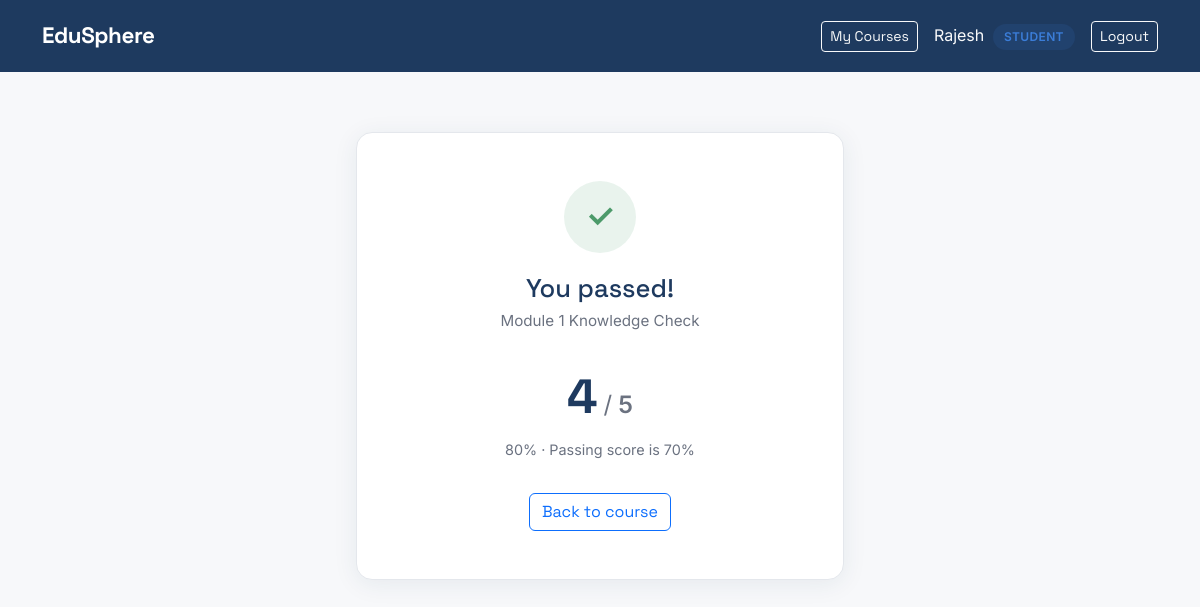
Screenshot of /quizzes/attempt/1/result/ (signed in) with the database file from the repository.
### accounts/models.py (models this page shows, shortened)
class CustomUser(AbstractUser):
    class Role(models.TextChoices):
        STUDENT = "student", "Student"
        INSTRUCTOR = "instructor", "Instructor"
        ADMIN = "admin", "Admin"
    username = None
    email = models.EmailField(unique=True)
    role = models.CharField(max_length=20, choices=Role.choices, default=Role.STUDENT)
    profile_picture = models.ImageField(upload_to="profile_pics/", blank=True, null=True)
    bio = models.TextField(blank=True)
    created_at = models.DateTimeField(auto_now_add=True)
    USERNAME_FIELD = "email"
    REQUIRED_FIELDS = []
    objects = CustomUserManager()

### quizzes/models.py (models this page shows, shortened)
class QuizAttempt(models.Model):
    student = models.ForeignKey(
        settings.AUTH_USER_MODEL,
        on_delete=models.CASCADE,
        related_name='quiz_attempts'
    )
    quiz = models.ForeignKey(
        Quiz,
        on_delete=models.CASCADE,
        related_name='attempts'
    )
    score = models.PositiveIntegerField(default=0)
    total_questions = models.PositiveIntegerField(default=0)
    passed = models.BooleanField(default=False)
    attempted_at = models.DateTimeField(auto_now_add=True)
    class Meta:
        ordering = ['-attempted_at']
    def score_percentage(self):
        if self.total_questions == 0:
            return 0
        return round((self.score / self.total_questions) * 100)

class Quiz(models.Model):
    module = models.OneToOneField(
        Module,
        on_delete=models.CASCADE,
        related_name='quiz'
    )
    title = models.CharField(max_length=200)
    instructions = models.TextField(blank=True)
    passing_score = models.PositiveIntegerField(
        default=70,
        help_text="Minimum percentage required to pass"
    )
    created_at = models.DateTimeField(auto_now_add=True)
    class Meta:
        ordering = ['module']

### quizzes/views.py (the view)
# urls.py: path('attempt/<int:attempt_id>/result/', views.quiz_result_view, name='quiz_result'),
@login_required
def quiz_result_view(request, attempt_id):
    attempt = get_object_or_404(
        QuizAttempt,
        id=attempt_id,
        student=request.user  # queryset-filtered: a student can only ever fetch their own attempt
    )
    context = {'attempt': attempt}
    return render(request, 'quizzes/quiz_result.html', context)

### quizzes/templates/quizzes/quiz_result.html (shortened to what this page needs)
{% extends 'base.html' %}
{% load static %}
{% block content %}
<div class="quiz-result-page">
    <div class="container">
        <div class="quiz-result-card {% if attempt.passed %}passed{% else %}failed{% endif %}">
            <div class="quiz-result-icon">
                {% if attempt.passed %}✓{% else %}✕{% endif %}
            </div>
            <h1>{% if attempt.passed %}You passed!{% else %}Not quite there{% endif %}</h1>
            <p class="quiz-result-quiz-title">{{ attempt.quiz.title }}</p>
            <div class="quiz-result-score">
                <span class="quiz-result-score-number">{{ attempt.score }}</span>
                <span class="quiz-result-score-divider">/</span>
                <span class="quiz-result-score-total">{{ attempt.total_questions }}</span>
            </div>
            <p class="quiz-result-percentage">{{ attempt.score_percentage }}% · Passing score is {{ attempt.quiz.passing_score }}%</p>
            <div class="quiz-result-actions">
                <a href="{% url 'courses:course_detail' slug=attempt.quiz.module.course.slug %}" class="btn btn-outline-primary">
                    Back to course
                </a>
            </div>
        </div>
    </div>
</div>
{% endblock %}

### templates/base.html (shortened to what this page needs)
{% load static %}
<!DOCTYPE html>
<html lang="en">
<head>
    <link href="https://cdn.jsdelivr.net/npm/bootstrap@5.3.3/dist/css/bootstrap.min.css" rel="stylesheet">
    <link href="{% static 'css/custom.css' %}" rel="stylesheet">
</head>
<body>
    <nav class="navbar navbar-expand-lg navbar-dark">
        <div class="container">
            <a class="navbar-brand" href="{% url 'home' %}">EduSphere</a>
            <div class="ms-auto d-flex align-items-center">
                {% if user.is_authenticated %}
                {% if user.role == 'student' %}
                <a href="{% url 'enrollments:my_courses' %}" class="btn btn-outline-light btn-sm me-3">My Courses</a>
                {% endif %}
                <span class="text-light me-3">
                    {{ user.first_name }}
                    <span class="role-badge {{ user.role }} ms-1">{{ user.role }}</span>
                </span>
                <a href="{% url 'accounts:logout' %}" class="btn btn-outline-light btn-sm">Logout</a>
                {% else %}
                <a href="{% url 'accounts:login' %}" class="btn btn-outline-light btn-sm me-2">Login</a>
                <a href="{% url 'accounts:register_choice' %}" class="btn btn-accent btn-sm">Sign Up</a>
                {% endif %}
            </div>
        </div>
    </nav>
    {% block content %}
    {% endblock %}
</body>
</html>

### static/css/custom.css (style rules this page uses)
:root { --ink: #1E3A5F; --ink-dark: #16293F; --amber: #E8A33D; --amber-dark: #CC8A28; --bg: #F7F8FA; --surface: #FFFFFF; --text: #1A1D23; --text-muted: #5B6470; --border: #E4E7EC; --student: #3B7DD8; --instructor: #C6702B; --radius: 10px; }
body { background-color: var(--bg); color: var(--text); font-family: 'Inter', sans-serif; }
h1, h2, h3, h4, .navbar-brand, .btn { font-family: 'Space Grotesk', sans-serif; }
.navbar { background-color: var(--ink) !important; padding: 0.9rem 0; }
.navbar-brand { font-weight: 700; font-size: 1.4rem; letter-spacing: -0.02em; }
.role-badge { display: inline-block; font-size: 0.75rem; font-weight: 600; padding: 0.25rem 0.7rem; border-radius: 20px; text-transform: uppercase; letter-spacing: 0.03em; }
.role-badge.student { background-color: rgba(59,125,216,0.12); color: var(--student); }
.quiz-result-page { max-width: 560px; margin: 0 auto; padding: 60px 24px; }
.quiz-result-card { background: #fff; border-radius: 16px; padding: 48px 32px; text-align: center; box-shadow: 0 4px 24px rgba(30,58,95,0.08); border: 1px solid #E4E7EC; }
.quiz-result-icon { width: 72px; height: 72px; border-radius: 50%; display: flex; align-items: center; justify-content: center; font-size: 2rem; font-weight: 700; margin: 0 auto 20px; }
.quiz-result-card.passed .quiz-result-icon { background-color: rgba(76,154,106,0.12); color: #4C9A6A; }
.quiz-result-card h1 { font-family: 'Space Grotesk', sans-serif; color: #1E3A5F; font-size: 1.6rem; margin-bottom: 6px; }
.quiz-result-quiz-title { color: #6b7280; font-size: 0.95rem; margin-bottom: 28px; }
.quiz-result-score { display: flex; align-items: baseline; justify-content: center; gap: 6px; margin-bottom: 6px; }
.quiz-result-score-number { font-family: 'Space Grotesk', sans-serif; font-size: 3rem; font-weight: 700; color: #1E3A5F; }
.quiz-result-score-divider { font-size: 1.5rem; color: #6b7280; }
.quiz-result-score-total { font-size: 1.5rem; color: #6b7280; font-weight: 600; }
.quiz-result-percentage { color: #6b7280; font-size: 0.9rem; margin-bottom: 32px; }
.quiz-result-actions { display: flex; gap: 12px; justify-content: center; flex-wrap: wrap; }

### rows the page displays
CustomUser: first_name "Rajesh", role "STUDENT"
QuizAttempt: quiz "Module 1 Knowledge Check", score "4", total_questions "5", score_percentage "80", quiz.passing_score "70"
